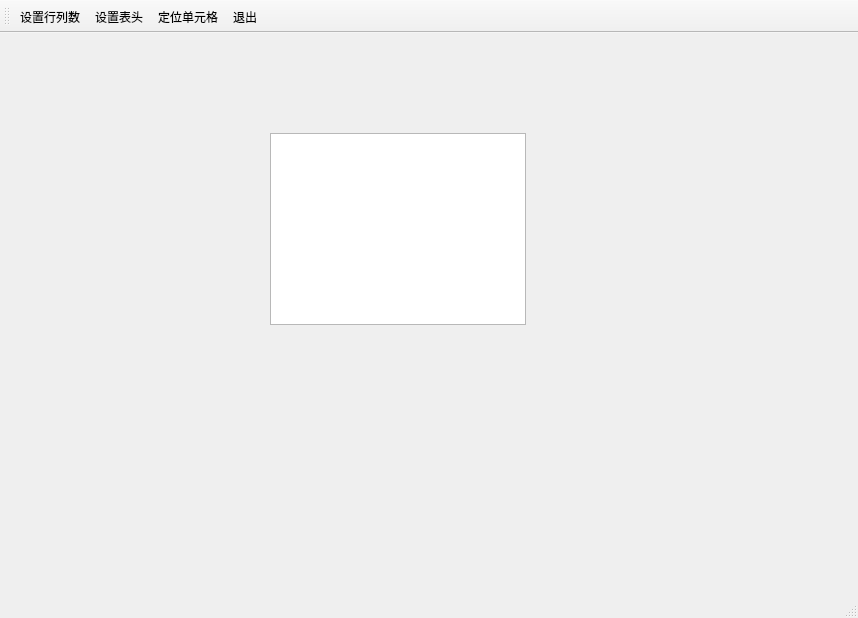
<?xml version="1.0" encoding="UTF-8"?>
<ui version="4.0">
 <class>TFormTable</class>
 <widget class="QMainWindow" name="TFormTable">
  <property name="geometry">
   <rect>
    <x>0</x>
    <y>0</y>
    <width>858</width>
    <height>618</height>
   </rect>
  </property>
  <property name="windowTitle">
   <string>MainWindow</string>
  </property>
  <widget class="QWidget" name="centralwidget">
   <widget class="QTableView" name="tableView">
    <property name="geometry">
     <rect>
      <x>270</x>
      <y>100</y>
      <width>256</width>
      <height>192</height>
     </rect>
    </property>
   </widget>
  </widget>
  <widget class="QToolBar" name="toolBar">
   <property name="windowTitle">
    <string>toolBar</string>
   </property>
   <property name="toolButtonStyle">
    <enum>Qt::ToolButtonStyle::ToolButtonTextUnderIcon</enum>
   </property>
   <attribute name="toolBarArea">
    <enum>TopToolBarArea</enum>
   </attribute>
   <attribute name="toolBarBreak">
    <bool>false</bool>
   </attribute>
   <addaction name="actTab_SetSize"/>
   <addaction name="actTab_SetHeader"/>
   <addaction name="actTab_Locate"/>
   <addaction name="actFile_Quit"/>
  </widget>
  <widget class="QStatusBar" name="statusbar"/>
  <action name="actTab_SetSize">
   <property name="icon">
    <iconset resource="res.qrc">
     <normaloff>:/icons/images/images/230.bmp</normaloff>:/icons/images/images/230.bmp</iconset>
   </property>
   <property name="text">
    <string>设置行列数</string>
   </property>
   <property name="toolTip">
    <string>设置表头行数和列数</string>
   </property>
   <property name="menuRole">
    <enum>QAction::MenuRole::NoRole</enum>
   </property>
  </action>
  <action name="actTab_SetHeader">
   <property name="icon">
    <iconset resource="res.qrc">
     <normaloff>:/icons/images/images/516.bmp</normaloff>:/icons/images/images/516.bmp</iconset>
   </property>
   <property name="text">
    <string>设置表头</string>
   </property>
   <property name="toolTip">
    <string>设置表头标题</string>
   </property>
   <property name="menuRole">
    <enum>QAction::MenuRole::NoRole</enum>
   </property>
  </action>
  <action name="actFile_Quit">
   <property name="icon">
    <iconset resource="res.qrc">
     <normaloff>:/icons/images/images/132.bmp</normaloff>:/icons/images/images/132.bmp</iconset>
   </property>
   <property name="text">
    <string>退出</string>
   </property>
   <property name="toolTip">
    <string>退出本软件</string>
   </property>
   <property name="menuRole">
    <enum>QAction::MenuRole::NoRole</enum>
   </property>
  </action>
  <action name="actTab_Locate">
   <property name="icon">
    <iconset resource="res.qrc">
     <normaloff>:/icons/images/images/304.bmp</normaloff>:/icons/images/images/304.bmp</iconset>
   </property>
   <property name="text">
    <string>定位单元格</string>
   </property>
   <property name="toolTip">
    <string>定位到某个单元格</string>
   </property>
   <property name="menuRole">
    <enum>QAction::MenuRole::NoRole</enum>
   </property>
  </action>
 </widget>
 <resources>
  <include location="res.qrc"/>
 </resources>
 <connections>
  <connection>
   <sender>actFile_Quit</sender>
   <signal>triggered()</signal>
   <receiver>TFormTable</receiver>
   <slot>close()</slot>
   <hints>
    <hint type="sourcelabel">
     <x>-1</x>
     <y>-1</y>
    </hint>
    <hint type="destinationlabel">
     <x>428</x>
     <y>308</y>
    </hint>
   </hints>
  </connection>
 </connections>
</ui>
